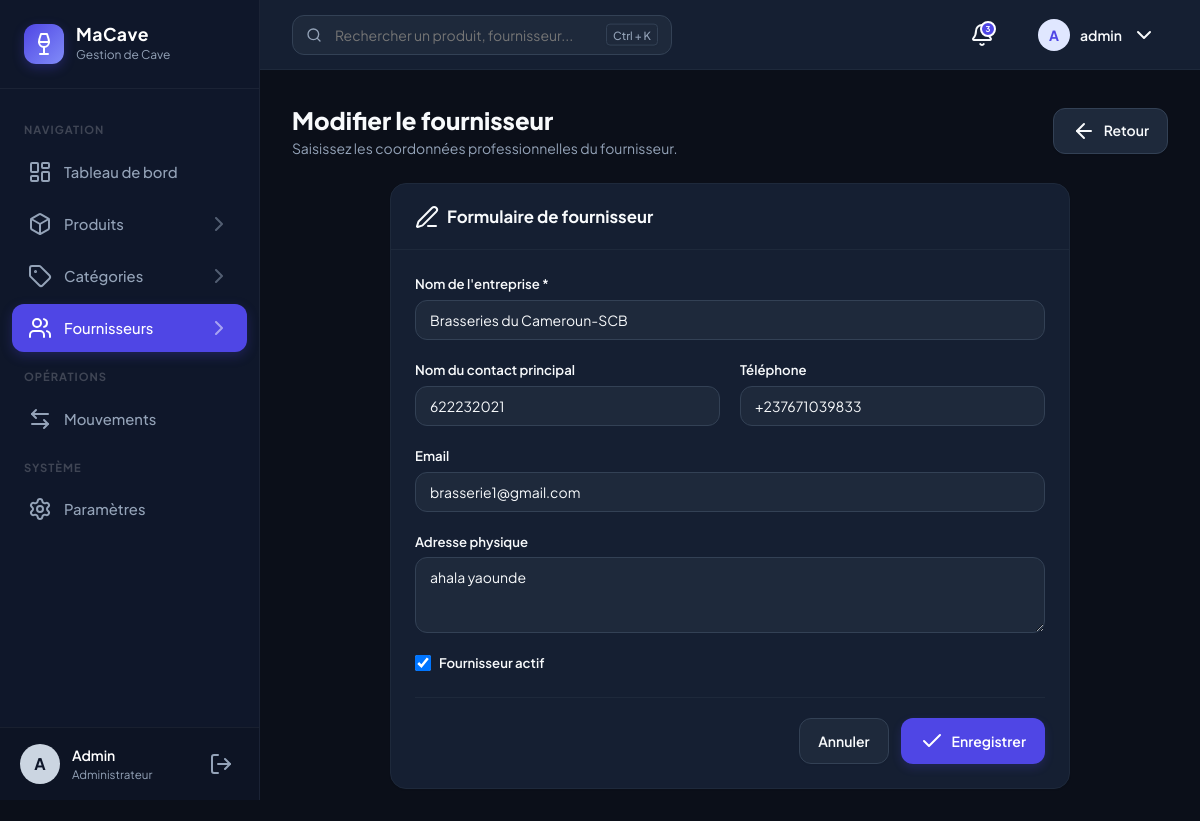
/fournisseurs/1/modifier/ (signed in), run on the app's committed database.
### products/models.py (models this page shows, shortened)
class Fournisseur(models.Model):
    nom = models.CharField(max_length=150)
    contact = models.CharField(max_length=150, blank=True)
    email = models.EmailField(blank=True)
    telephone = models.CharField(max_length=30, blank=True)
    adresse = models.CharField(max_length=255, blank=True)
    actif = models.BooleanField(default=True)
    date_creation = models.DateTimeField(auto_now_add=True)
    class Meta:
        verbose_name = "Fournisseur"
        verbose_name_plural = "Fournisseurs"
        ordering = ["nom"]

### products/views.py (the view)
# urls.py: path('fournisseurs/<int:pk>/modifier/', views.fournisseur_update, name='fournisseur_update'),
@login_required
def fournisseur_update(request, pk):
    fournisseur = get_object_or_404(Fournisseur, pk=pk)
    if request.method == 'POST':
        form = FournisseurForm(request.POST, instance=fournisseur)
        if form.is_valid():
            form.save()
            messages.success(request, 'Fournisseur modifié avec succès.')
            return redirect('fournisseur_list')
    else:
        form = FournisseurForm(instance=fournisseur)
    return render(request, 'products/fournisseurs/form.html', {'form': form, 'titre': 'Modifier le fournisseur', 'fournisseur': fournisseur})

### products/forms.py
class FournisseurForm(forms.ModelForm):
    class Meta:
        model = Fournisseur
        fields = ['nom', 'contact', 'email', 'telephone', 'adresse', 'actif']
        widgets = {
            'nom': forms.TextInput(attrs={'class': 'form-control', 'placeholder': 'Nom du fournisseur'}),
            'contact': forms.TextInput(attrs={'class': 'form-control', 'placeholder': 'Personne de contact'}),
            'email': forms.EmailInput(attrs={'class': 'form-control', 'placeholder': 'email@exemple.com'}),
            'telephone': forms.TextInput(attrs={'class': 'form-control', 'placeholder': '+237 ...'}),
            'adresse': forms.Textarea(attrs={'class': 'form-control', 'rows': 3, 'placeholder': 'Adresse complète'}),
            'actif': forms.CheckboxInput(attrs={'class': 'form-check-input'}),
        }

### products/templates/products/fournisseurs/form.html (shortened to what this page needs)
{% extends 'products/base.html' %}
{% load static %}
{% block content %}
<div class="page-header">
    <div class="page-header-title">
        <h1>{{ titre }}</h1>
        <p>Saisissez les coordonnées professionnelles du fournisseur.</p>
    </div>
    <div>
        <a href="{% url 'fournisseur_list' %}" class="btn btn-secondary">
            <i data-lucide="arrow-left"></i>
            <span>Retour</span>
        </a>
    </div>
</div>
<div class="card form-container">
    <div class="card-header">
        <span class="card-title">
            <i data-lucide="edit-3"></i>
            <span>Formulaire de fournisseur</span>
        </span>
    </div>
    <div class="card-body">
        <form method="post" novalidate>
            <div class="form-grid">
                <div class="form-group col-span-2">
                    <label class="form-label" for="{{ form.nom.id_for_label }}">Nom de l'entreprise *</label>
                    {{ form.nom }}
                </div>
                <div class="form-group">
                    <label class="form-label" for="{{ form.contact.id_for_label }}">Nom du contact principal</label>
                    {{ form.contact }}
                </div>
                <div class="form-group">
                    <label class="form-label" for="{{ form.telephone.id_for_label }}">Téléphone</label>
                    {{ form.telephone }}
                </div>
                <div class="form-group col-span-2">
                    <label class="form-label" for="{{ form.email.id_for_label }}">Email</label>
                    {{ form.email }}
                </div>
                <div class="form-group col-span-2">
                    <label class="form-label" for="{{ form.adresse.id_for_label }}">Adresse physique</label>
                    {{ form.adresse }}
                </div>
                <div class="form-group col-span-2">
                    <div class="form-check">
                        {{ form.actif }}
                        <label class="form-label" for="{{ form.actif.id_for_label }}" style="margin: 0; cursor: pointer;">Fournisseur actif</label>
                    </div>
                </div>
            </div>
            <div class="form-actions">
                <a href="{% url 'fournisseur_list' %}" class="btn btn-secondary">Annuler</a>
                <button type="submit" class="btn btn-primary">
                    <i data-lucide="check"></i>
                    <span>Enregistrer</span>
                </button>
            </div>
        </form>
    </div>
</div>
{% endblock %}

### products/templates/products/base.html (shortened to what this page needs)
{% load static %}
<!DOCTYPE html>
<html lang="fr">
<head>
    <link rel="stylesheet" href="{% static 'products/css/style.css' %}">
</head>
<body class="{% if request.user.is_authenticated and request.user.profile.theme == 'dark' %}dark-mode{% endif %}">
    <div class="app-container">
        <aside class="sidebar">
            <div class="sidebar-brand">
                <div class="logo-icon">
                    <i data-lucide="wine"></i>
                </div>
                <div class="brand-info">
                    <span class="brand-name">MaCave</span>
                    <span class="brand-sub">Gestion de Cave</span>
                </div>
            </div>
            <div class="sidebar-menu-container">
                <nav class="sidebar-menu">
                    <span class="menu-section-title">Navigation</span>
                    <a href="{% url 'dashboard' %}" class="menu-item {% if request.resolver_match.url_name == 'dashboard' %}active{% endif %}">
                        <span class="menu-item-left">
                            <i data-lucide="layout-dashboard"></i>
                            <span>Tableau de bord</span>
                        </span>
                    </a>
                    <a href="{% url 'produit_list' %}" class="menu-item {% if 'produit' in request.resolver_match.url_name %}active{% endif %}">
                        <span class="menu-item-left">
                            <i data-lucide="box"></i>
                            <span>Produits</span>
                        </span>
                        <i data-lucide="chevron-right" class="arrow-icon"></i>
                    </a>
                    <a href="{% url 'categorie_list' %}" class="menu-item {% if 'categorie' in request.resolver_match.url_name %}active{% endif %}">
                        <span class="menu-item-left">
                            <i data-lucide="tag"></i>
                            <span>Catégories</span>
                        </span>
                        <i data-lucide="chevron-right" class="arrow-icon"></i>
                    </a>
                    <a href="{% url 'fournisseur_list' %}" class="menu-item {% if 'fournisseur' in request.resolver_match.url_name %}active{% endif %}">
                        <span class="menu-item-left">
                            <i data-lucide="users"></i>
                            <span>Fournisseurs</span>
                        </span>
                        <i data-lucide="chevron-right" class="arrow-icon"></i>
                    </a>
                    <span class="menu-section-title">Opérations</span>
                    <a href="{% url 'mouvement_list' %}" class="menu-item {% if request.resolver_match.url_name == 'mouvement_list' %}active{% endif %}">
                        <span class="menu-item-left">
                            <i data-lucide="arrow-left-right"></i>
                            <span>Mouvements</span>
                        </span>
                    </a>
                    <span class="menu-section-title">Système</span>
                    <a href="{% url 'settings' %}" class="menu-item {% if request.resolver_match.url_name == 'settings' %}active{% endif %}">
                        <span class="menu-item-left">
                            <i data-lucide="settings"></i>
                            <span>Paramètres</span>
                        </span>
                    </a>
                </nav>
            </div>
            <div class="sidebar-profile">
                <a href="{% url 'settings' %}?tab=profile" class="profile-details" style="cursor: pointer; text-decoration: none;">
                    <div class="profile-avatar">
                        {{ request.user.username|slice:":1"|upper }}
                    </div>
                    <div class="profile-text">
                        <span class="profile-name">{{ request.user.username|capfirst }}</span>
                        <span class="profile-role">
                            {% if request.user.is_superuser %}
                                Administrateur
                            {% else %}
                                Utilisateur
                            {% endif %}
                        </span>
                    </div>
                </a>
                <form action="{% url 'logout' %}" method="post" style="margin: 0; display: inline;">
                    <button type="submit" class="logout-btn" title="Se déconnecter">
                        <i data-lucide="log-out"></i>
                    </button>
                </form>
            </div>
        </aside>
        <main class="main-content">
            <header class="topbar">
                <div class="topbar-left">
                    <form action="{% url 'produit_list' %}" method="get" class="search-box">
                        <input type="text" name="q" value="{{ q|default:'' }}" placeholder="Rechercher un produit, fournisseur...">
                        <span class="search-kbd">Ctrl + K</span>
                    </form>
                </div>
                <div class="topbar-right">
                    <div class="icon-actions">
                        <button class="action-icon-btn" title="Notifications">
                            <span class="badge-dot">3</span>
                        </button>
                    </div>
                    <div class="user-dropdown">
                        <button class="user-profile-btn">
                            <div class="avatar">
                                {{ request.user.username|slice:":1"|upper }}
                            </div>
                            <span class="username">{{ request.user.username }}</span>
                            <i data-lucide="chevron-down"></i>
                        </button>
                    </div>
                </div>
            </header>
            <div class="content-body">
                {% block content %}{% endblock %}
            </div>
        </main>
    </div>
</body>
</html>

### data on the page
Fournisseur: nom "Brasseries du Cameroun-SCB", contact "622232021", telephone "+237671039833", email "brasserie1@gmail.com", adresse "ahala yaounde", actif "☑"

### other printed values
{{ request.user.username|slice:":1"|upper }} "A"
{{ request.user.username|capfirst }} "Admin"
{{ request.user.username }} "admin"
{{ titre }} "Modifier le fournisseur"
